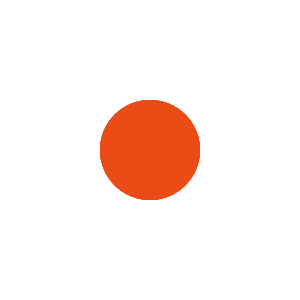
Frame 1 (no input)
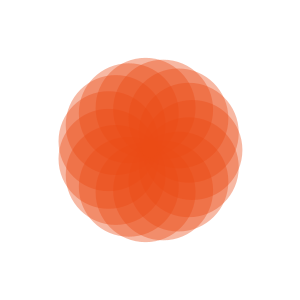
Frame 60 (the mouse pressed at the canvas centre just before this capture)
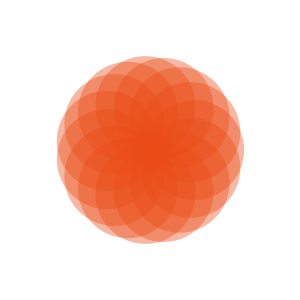
Frame 120 (the mouse held since frame 60 and released just before this capture)

The Processing sketch that drew these frames (run headless with seeded random() and noise(); from frame 60 on, the mouse is pressed at the canvas centre):

// Processing sketch: Flower
// ── Flower.pde
void setup() {
  size(300, 300);
}
int R = 50, N=15, k=0;
float RR;
void draw() {
  background(-1);
  noStroke();
  fill(#EA4B15, 100);
  for (int i=0; i<N; i++) {
    float ang = i*TWO_PI/N;
    float x = height/2+RR*cos(ang);
    float y = width/2+RR*sin(ang);
    ellipse(x, y, 2*R, 2*R);
  }
  RR = R*sin(radians(k));
  k++;
}
